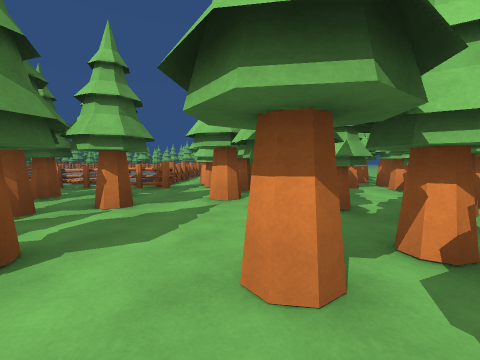
[1] (above)

12 first-person views from a walk through a scene from a Unity 3-D project. The camera is 1.4 m above the floor, tilts 4° down and sees 90° across. The floor is counted in squares, 2 m on a side. Each view is taken from the middle of a square. On the plan, view 1 faces up. The plan holds only what a view shows up to about 9 squares ahead; the rest is blank. The place goes on beyond the plan. The player character is not drawn.

[2]
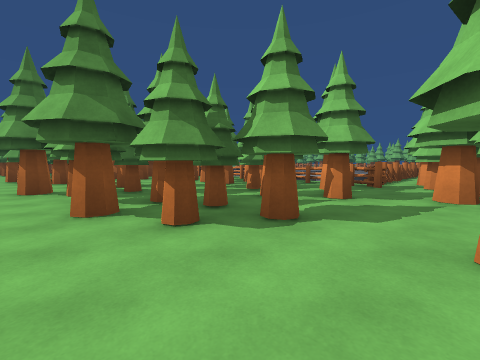

[3]
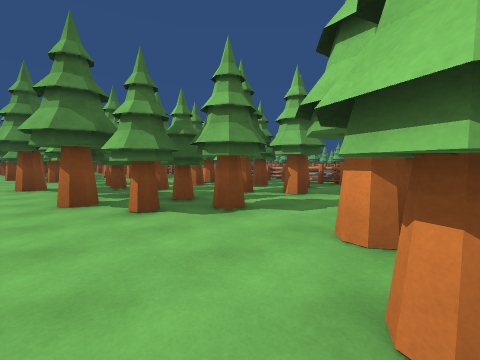

[4]
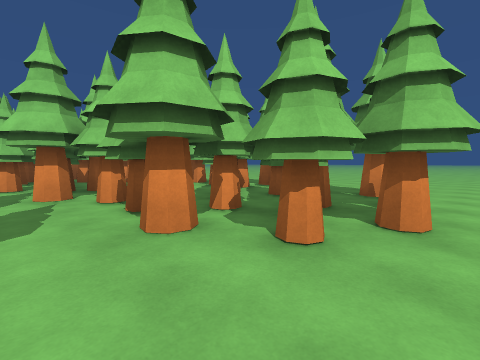

[5]
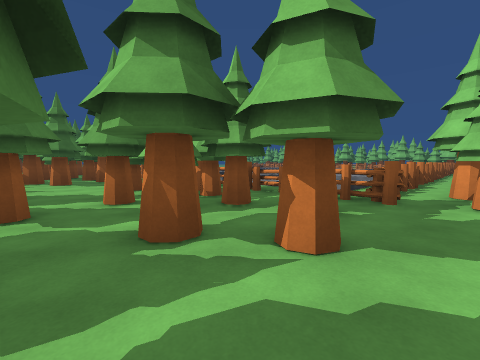

[6]
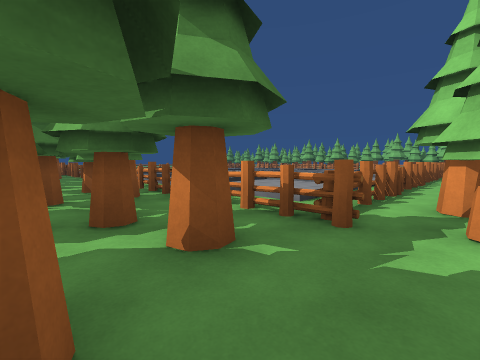

[7]
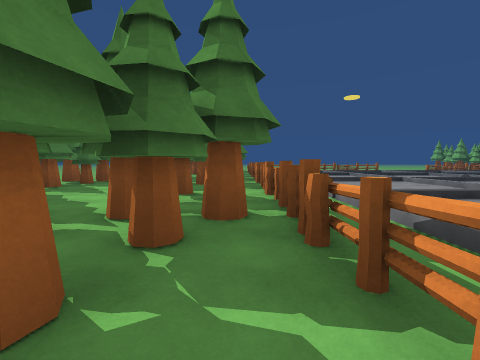

[8]
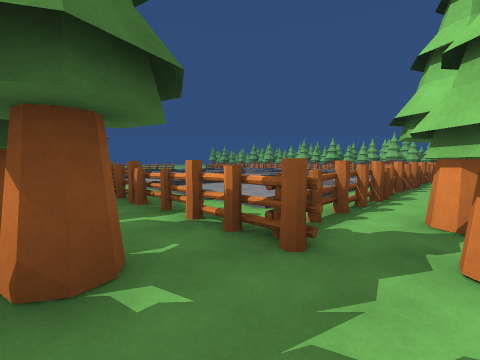

[9]
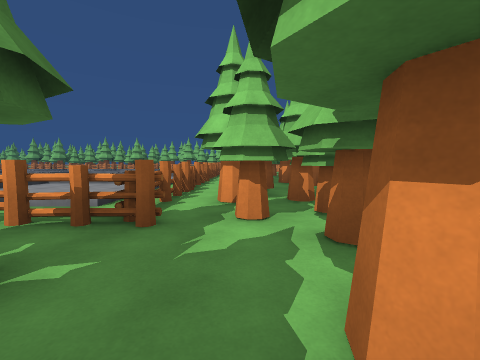

[10]
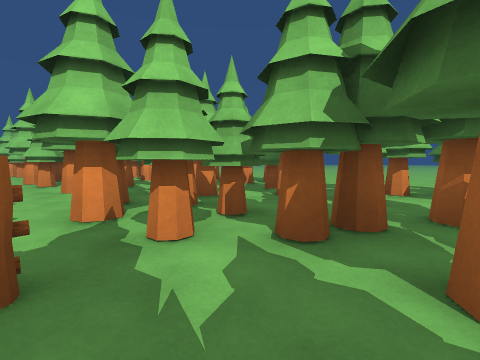

[11]
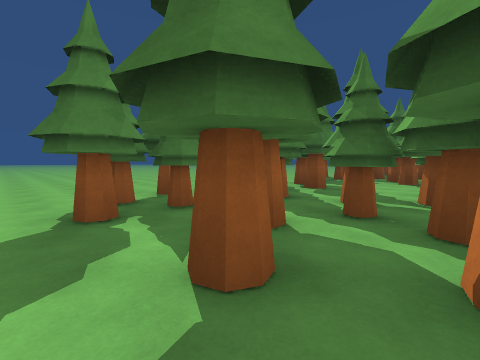

[12]
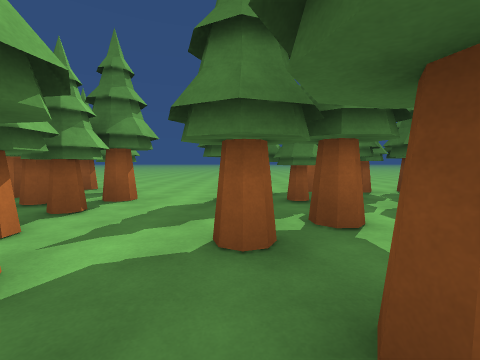

### Floor plan
Key: @ floor where view 1 was taken; # wall or solid block; x gap in a wall; . floor; / step, stairs or slope; O other object.
Columns run from 14 left of view 1 to 7 right of it. Each row starts with its distance up from view 1.
 16             O#
 15             O#
 14             O#
 13             O#
 12    //////// O#
 11    .../.....O#    #
 10    .../.....O#    #
  9       /.....O#    #
  8      //////.O##   #
  7 OOOOOOOOOOOOO##   #
  6   ....###.....#   #.
  5   ##..######..#   ##
  4  ##....######.##  ##
  3    ......###...#  #
  2    ....O.OOOO.## #
  1    ##.OOOOOOO.####.#.
  0   ###...OOO.O.@## ....
 -1   #....O........x.....

Positions as (right, up) in squares from view 1, and headings:
1: (0, 0), facing up
2: (0, -1), facing up-left
3: (1, -1), facing up-left
4: (-1, -1), facing up-right
5: (-1, 2), facing up-left
6: (-1, 4), facing up-left
7: (-3, 6), facing left
8: (-1, 5), facing up-left
9: (-1, 4), facing up
10: (-2, 5), facing up-right
11: (-1, 5), facing down-left
12: (-2, 6), facing down
